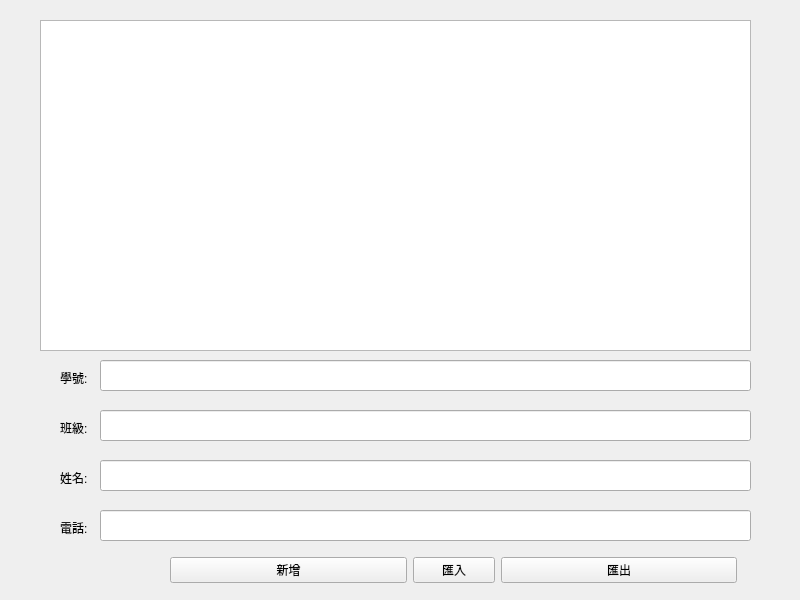
<?xml version="1.0" encoding="UTF-8"?>
<ui version="4.0">
 <class>MyWidget</class>
 <widget class="QWidget" name="MyWidget">
  <property name="geometry">
   <rect>
    <x>0</x>
    <y>0</y>
    <width>800</width>
    <height>600</height>
   </rect>
  </property>
  <property name="windowTitle">
   <string>MyWidget</string>
  </property>
  <widget class="QTableWidget" name="tableWidget">
   <property name="geometry">
    <rect>
     <x>40</x>
     <y>20</y>
     <width>711</width>
     <height>331</height>
    </rect>
   </property>
   <property name="minimumSize">
    <size>
     <width>711</width>
     <height>0</height>
    </size>
   </property>
  </widget>
  <widget class="QLineEdit" name="lineEdit_2">
   <property name="geometry">
    <rect>
     <x>100</x>
     <y>410</y>
     <width>651</width>
     <height>31</height>
    </rect>
   </property>
   <property name="minimumSize">
    <size>
     <width>651</width>
     <height>0</height>
    </size>
   </property>
  </widget>
  <widget class="QLineEdit" name="lineEdit_3">
   <property name="geometry">
    <rect>
     <x>100</x>
     <y>510</y>
     <width>651</width>
     <height>31</height>
    </rect>
   </property>
   <property name="minimumSize">
    <size>
     <width>651</width>
     <height>0</height>
    </size>
   </property>
  </widget>
  <widget class="QLineEdit" name="lineEdit">
   <property name="geometry">
    <rect>
     <x>100</x>
     <y>360</y>
     <width>651</width>
     <height>31</height>
    </rect>
   </property>
   <property name="minimumSize">
    <size>
     <width>651</width>
     <height>0</height>
    </size>
   </property>
  </widget>
  <widget class="QLineEdit" name="lineEdit_4">
   <property name="geometry">
    <rect>
     <x>100</x>
     <y>460</y>
     <width>651</width>
     <height>31</height>
    </rect>
   </property>
   <property name="minimumSize">
    <size>
     <width>651</width>
     <height>0</height>
    </size>
   </property>
  </widget>
  <widget class="QWidget" name="horizontalLayoutWidget">
   <property name="geometry">
    <rect>
     <x>170</x>
     <y>550</y>
     <width>567</width>
     <height>41</height>
    </rect>
   </property>
   <property name="minimumSize">
    <size>
     <width>481</width>
     <height>0</height>
    </size>
   </property>
   <layout class="QHBoxLayout" name="horizontalLayout">
    <item>
     <widget class="QPushButton" name="pushButton">
      <property name="minimumSize">
       <size>
        <width>237</width>
        <height>0</height>
       </size>
      </property>
      <property name="text">
       <string>新增</string>
      </property>
     </widget>
    </item>
    <item>
     <widget class="QPushButton" name="pushButton_3">
      <property name="text">
       <string>匯入</string>
      </property>
     </widget>
    </item>
    <item>
     <widget class="QPushButton" name="pushButton_2">
      <property name="minimumSize">
       <size>
        <width>236</width>
        <height>0</height>
       </size>
      </property>
      <property name="text">
       <string>匯出</string>
      </property>
     </widget>
    </item>
   </layout>
  </widget>
  <widget class="QLabel" name="label">
   <property name="geometry">
    <rect>
     <x>60</x>
     <y>370</y>
     <width>31</width>
     <height>16</height>
    </rect>
   </property>
   <property name="text">
    <string>學號:</string>
   </property>
  </widget>
  <widget class="QLabel" name="label_2">
   <property name="geometry">
    <rect>
     <x>60</x>
     <y>420</y>
     <width>31</width>
     <height>16</height>
    </rect>
   </property>
   <property name="text">
    <string>班級:</string>
   </property>
  </widget>
  <widget class="QLabel" name="label_3">
   <property name="geometry">
    <rect>
     <x>60</x>
     <y>470</y>
     <width>31</width>
     <height>16</height>
    </rect>
   </property>
   <property name="text">
    <string>姓名:</string>
   </property>
  </widget>
  <widget class="QLabel" name="label_4">
   <property name="geometry">
    <rect>
     <x>60</x>
     <y>520</y>
     <width>31</width>
     <height>16</height>
    </rect>
   </property>
   <property name="text">
    <string>電話:</string>
   </property>
  </widget>
 </widget>
 <resources/>
 <connections/>
</ui>
